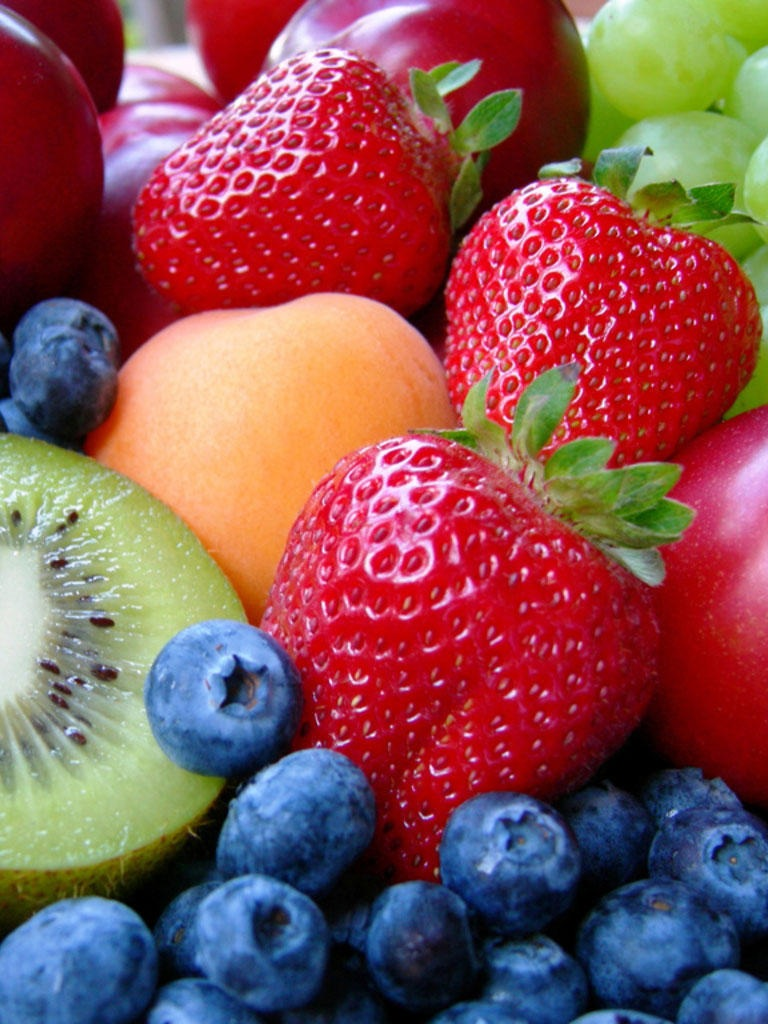
#> input picture demo 20 - video (cv2)/1 - images_/fruit.jpg, 768 x 1024 px
$ python show_hsv.py
#> lines starting #> are read from the running program, lines starting #| are printed output that depends on the picture
# show_hsv.py
# Show the three channels of a color image represented as HSV.
# The channels are: Hue, Saturation, Value.
# Value encodes brightness information
# Hue and Saturation encode color informaiton.

import cv2
import numpy as np

img = cv2.imread('fruit.jpg', 1)
#> img is the input picture: shape (1024, 768, 3); mean B, G, R 84.4, 81.9, 136.7
# 1 means import image in color

# Convert to different color space
img_hsv = cv2.cvtColor(img, cv2.COLOR_BGR2HSV)
#> img_hsv: shape (1024, 768, 3); mean H, S, V 100.3, 173.7, 159.6

print(type(img_hsv))
#| <class 'numpy.ndarray'>
print(img_hsv.shape)
#| (1024, 768, 3)
print(img_hsv.dtype)
#| uint8

cv2.imshow('Original image', img)
cv2.imshow('Channel 0 (Hue)', img_hsv[:,:,0])
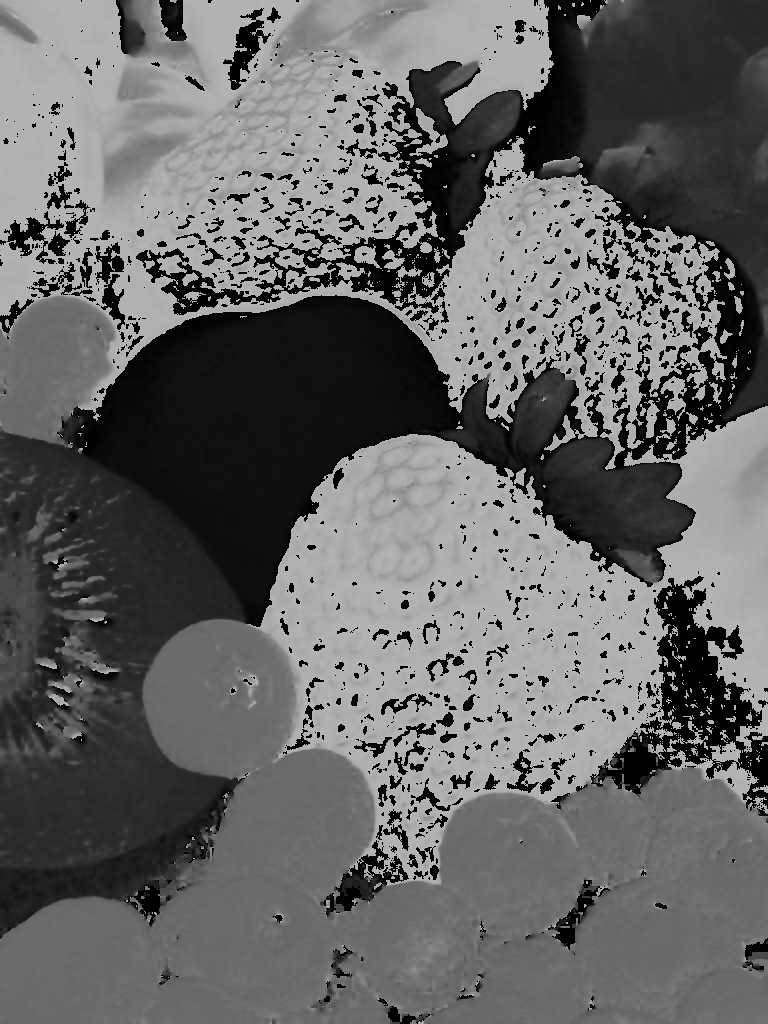
#> window 'Channel 0 (Hue)': shape (1024, 768); min 0, max 179, mean 100.3
cv2.imshow('Channel 1 (Saturation)', img_hsv[:,:,1])
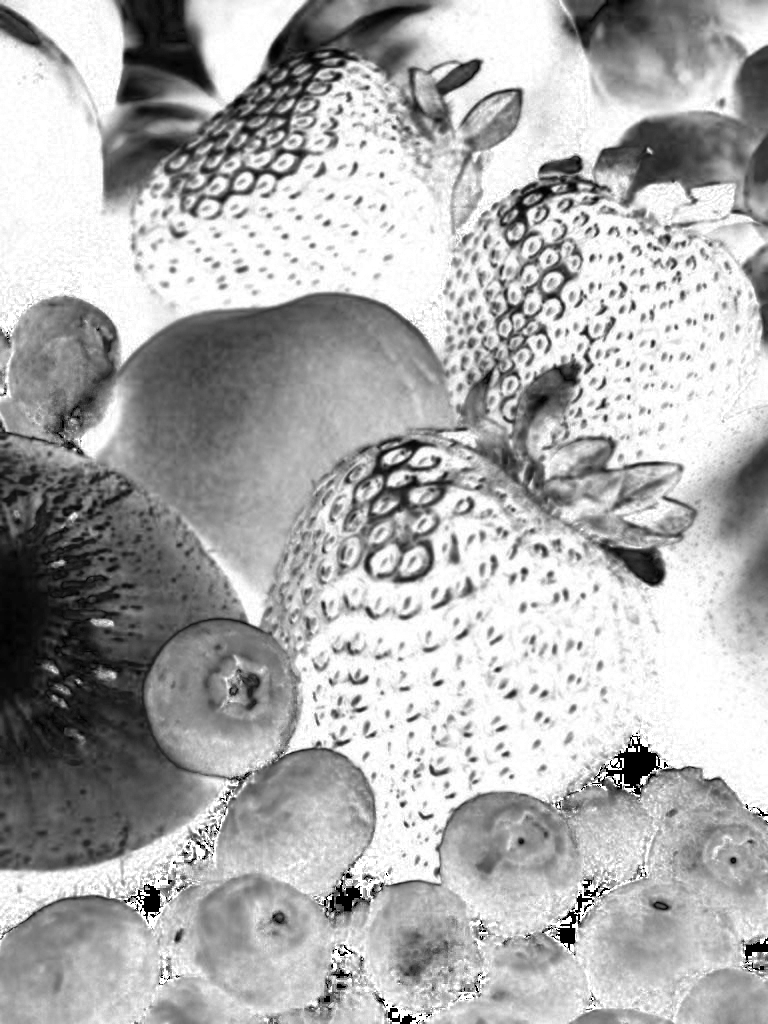
#> window 'Channel 1 (Saturation)': shape (1024, 768); min 0, max 255, mean 173.7
cv2.imshow('Channel 2 (Value)', img_hsv[:,:,2])
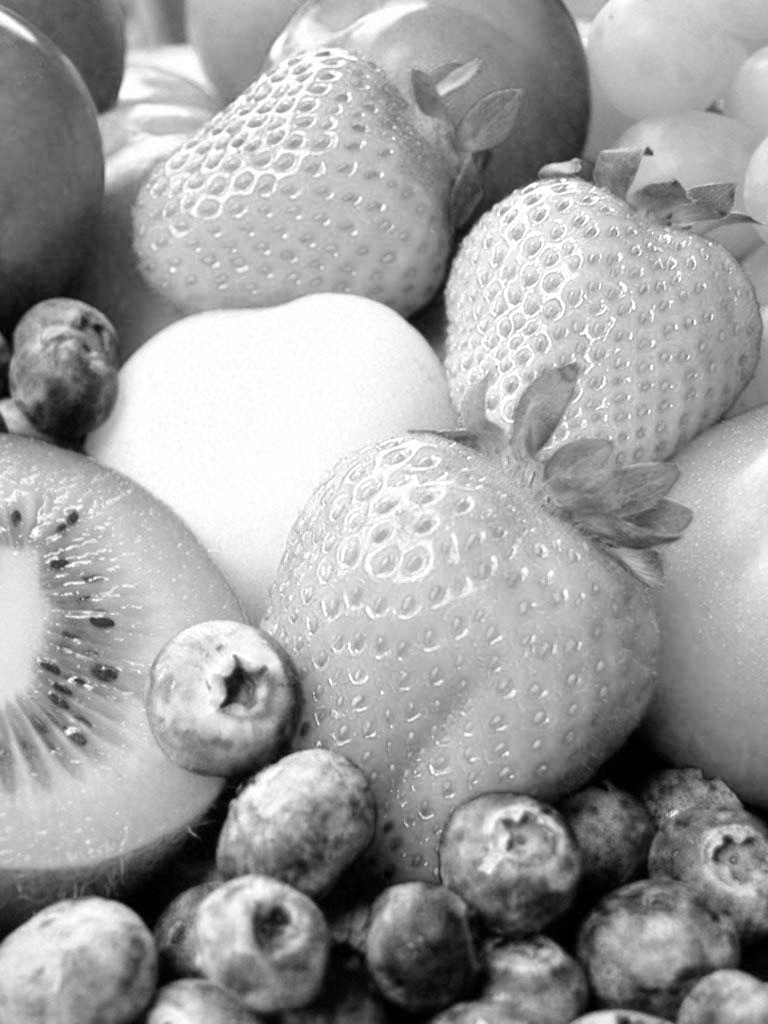
#> window 'Channel 2 (Value)': shape (1024, 768); min 0, max 255, mean 159.6

print('Switch to images. Then press any key to stop')

cv2.waitKey(0)   # 0 means wait forever for keystroke.
cv2.destroyAllWindows()

# Reference
# http://docs.opencv.org/3.2.0/df/d9d/tutorial_py_colorspaces.html

$ run again, with demo 20 - video (cv2)/1 - images_/cat.jpg copied over demo 20 - video (cv2)/1 - images_/fruit.jpg
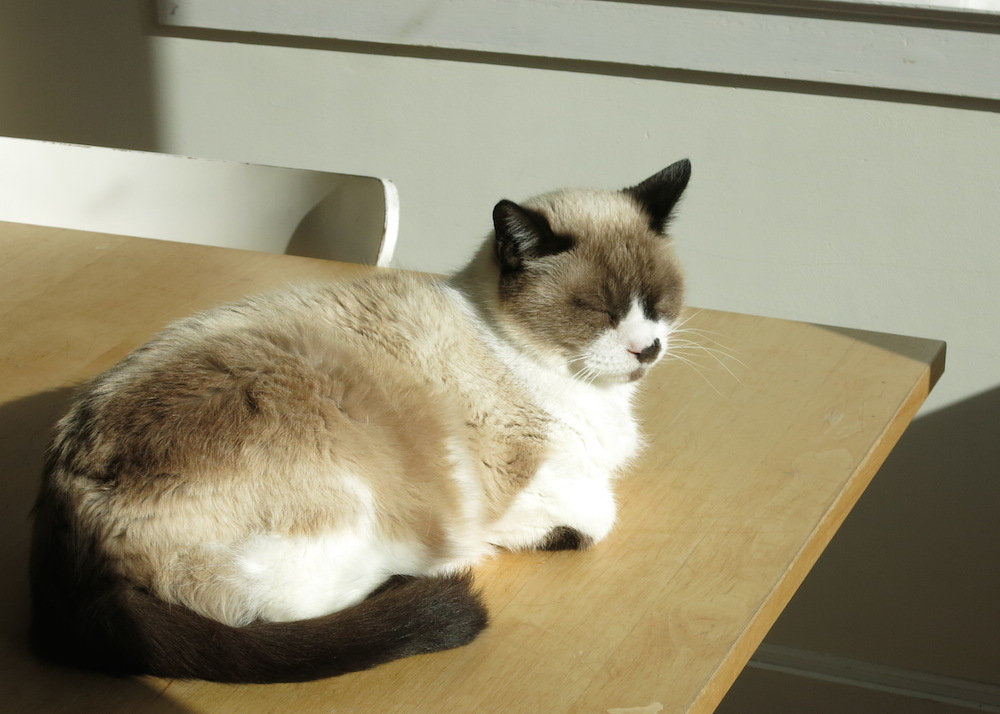
#> input picture demo 20 - video (cv2)/1 - images_/cat.jpg, 1000 x 714 px
#> img is the input picture: shape (714, 1000, 3); mean B, G, R 115.7, 142.3, 149.8
#> img_hsv: shape (714, 1000, 3); mean H, S, V 27, 69.4, 151.1
#| <class 'numpy.ndarray'>
#| (714, 1000, 3)
#| uint8
#> `cv2.imshow('Channel 1 (Saturation)', img_hsv[:,:,1])`:
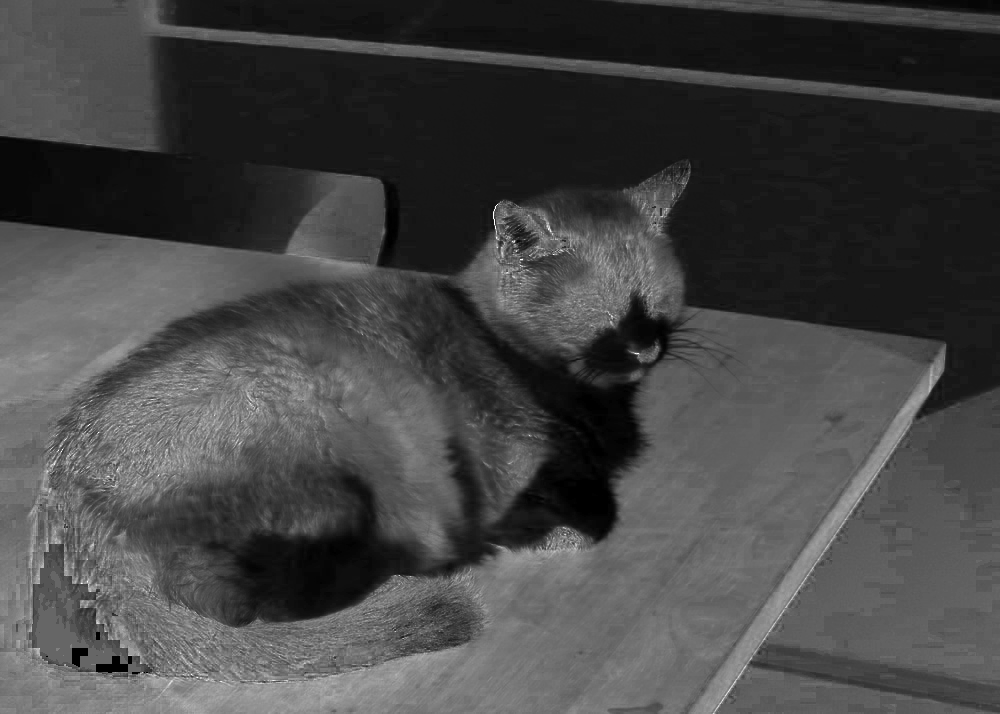
#> window 'Channel 1 (Saturation)': shape (714, 1000); min 0, max 255, mean 69.4
#> `cv2.imshow('Channel 2 (Value)', img_hsv[:,:,2])`:
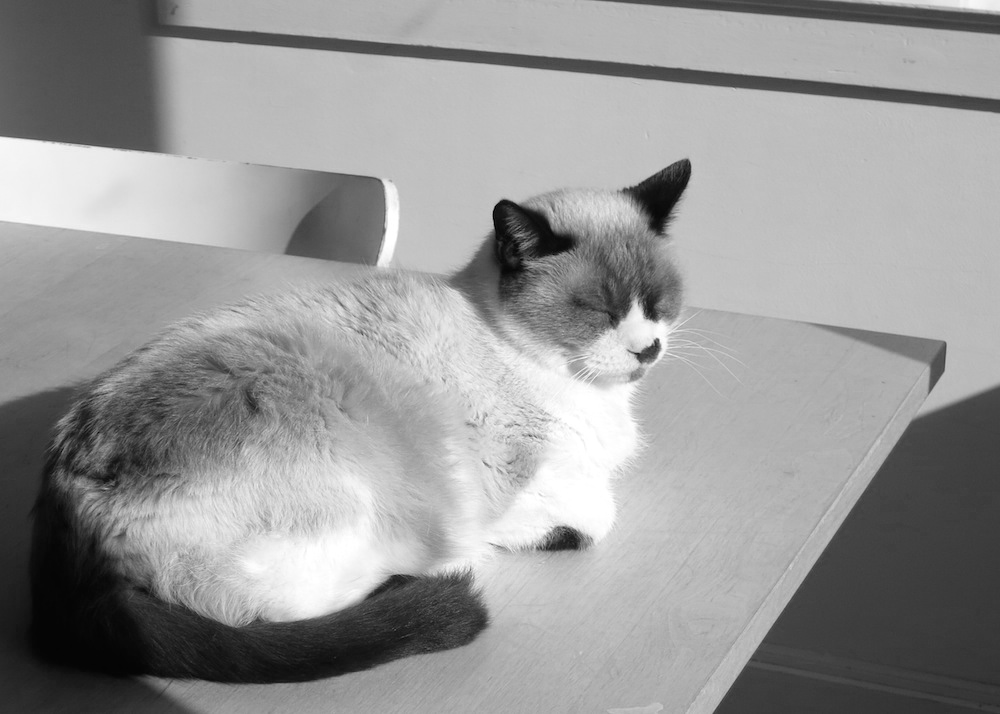
#> window 'Channel 2 (Value)': shape (714, 1000); min 2, max 255, mean 151.1
